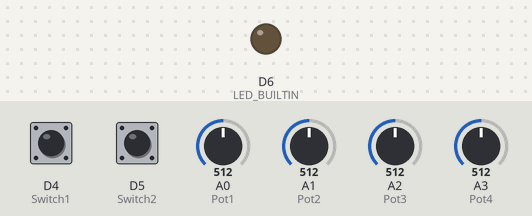
This sketch was run on a simulated Arduino MKR. Parts: output pins drawn as LEDs (lit = HIGH). Inputs (shaded band) come from the test bench; at power-on: D4 (Switch1) HIGH, D5 (Switch2) HIGH, A0 (Pot1) = 512, A1 (Pot2) = 512, A2 (Pot3) = 512, A3 (Pot4) = 512. Not simulated (calls return 0 or success): arduino_secrets.h; names the files do not define were given values by the test bench: TARGET_PORT = 80; what the sketch prints to the serial monitor is not drawn.

Above: at 0.1 s.
Timing chart, 0 to 1.6 s (numbered marks = the images above):
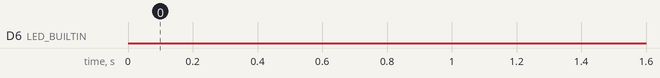

The sketch:

ArduinoWifiDirectUDP.ino
```cpp
#include "arduino_secrets.h"
#include <SPI.h>
#include <WiFiNINA.h>
#include <WiFiUdp.h>

WiFiUDP udp;

IPAddress localIP(192, 168, 4, 1);
const int localPort = 1234;
const unsigned int TXPort = TARGET_PORT;
const char* ssid = SECRET_SSID;
const char* pass = SECRET_PASS;
// This is the default address used until an actual target has been found.
IPAddress MyRemoteIP = IPAddress(192, 168, 4, 2);
int status = WL_IDLE_STATUS;


//Headers for the messages.
String Message;
String S1Type = "S1";
String S2Type = "S2";
String S3Type = "S3";
String P1Type = "P1";
String P2Type = "P2";
String P3Type = "P3";
String P4Type = "P4";

// pinouts for sensors
const int Switch1 = 4;
const int Switch2 = 5;
const int Pot1 = A0;
const int Pot2 = A1;
const int Pot3 = A2;
const int Pot4 = A3;


// sensor readings
int S1Val;
int S2Val;
int S3Val;
float P1Val;
float P2Val;
float P3Val;
float P4Val;


void setup() {
  Serial.begin(9600);

  // define pin modes
  pinMode(Switch1, INPUT_PULLUP);
  pinMode(Switch2, INPUT_PULLUP);
  pinMode(LED_BUILTIN, OUTPUT);
  digitalWrite(LED_BUILTIN, LOW);


  // print the network name (SSID);
  Serial.print("Creating access point named: ");
  Serial.println(ssid);

  // Create open network. Change this line if you want to create an WEP network:
  status = WiFi.beginAP(ssid, pass);

  if(status == WL_AP_LISTENING){
    digitalWrite(LED_BUILTIN, HIGH);
    Serial.println("Access Point Successfully Created");
  }


  Serial.println(WiFi.localIP());
  // Start UDP client on access point interface
  udp.begin(localPort);
}

void loop() {
//  Serial.println("whats up");
  // listen for incoming packets
//  int packetSize = udp.parsePacket();
//  Serial.println(packetSize);
//  IPAddress MyRemoteIP = udp.remoteIP();

  IPAddress MyRemoteIP = IPAddress(255, 255, 255, 255);

  //Serial.println(MyRemoteIP);

  // read sensors.
  P1Val = analogRead(Pot1);
  P2Val = analogRead(Pot2);
  P3Val = analogRead(Pot3);
  P4Val = analogRead(Pot4);
  S1Val = digitalRead(Switch1);
  S2Val = digitalRead(Switch2);

  // send sensor data
  //SendData(MyRemoteIP, P1Type, P1Val);
  //SendData(MyRemoteIP, P2Type, P2Val);
  //SendData(MyRemoteIP, P3Type, P3Val);
  //SendData(MyRemoteIP, P4Type, P4Val);
  //SendData(MyRemoteIP, S1Type, S1Val);
  //SendData(MyRemoteIP, S2Type, S2Val);

  //TODO: Create a function to cleanly concatenate the types and values but that is a Mattan problem...
  SendAllData(MyRemoteIP, P1Type + String(P1Val) + "," + P2Type + String(P2Val) + "," + P3Type + String(P3Val) + "," + P4Type + String(P4Val) + "," + S1Type + String(S1Val) + "," + S2Type + String(S2Val));
  //Delay to prevent overloading with packets
  delay(25);
}

// some functions for formatting and sending UDP packets
void SendData(IPAddress targetIP, String Source, float Value){
    digitalWrite(LED_BUILTIN, HIGH);
    String Content = Source + String(Value);
    //Serial.println(Content);
    char buf[Content.length() + 1];
    Content.toCharArray(buf, 50);
    udp.beginPacket(targetIP, TXPort);
    udp.write(buf);
    udp.endPacket();
    digitalWrite(LED_BUILTIN, LOW);
}

void SendData(IPAddress targetIP, String Source, int Value){
    digitalWrite(LED_BUILTIN, HIGH);
    String Content = Source + String(Value);
    //Serial.println(Content);
    char buf[Content.length() + 1];
    Content.toCharArray(buf, 50);
    udp.beginPacket(targetIP, TXPort);
    udp.write(buf);
    udp.endPacket();
    digitalWrite(LED_BUILTIN, LOW);

}

void SendAllData(IPAddress targetIP, String Content){
    digitalWrite(LED_BUILTIN, HIGH);

    char buf[Content.length() + 1];
    Content.toCharArray(buf, 50);
    udp.beginPacket(targetIP, TXPort);
    udp.write(buf);
    udp.endPacket();
    digitalWrite(LED_BUILTIN, LOW);

}
```
